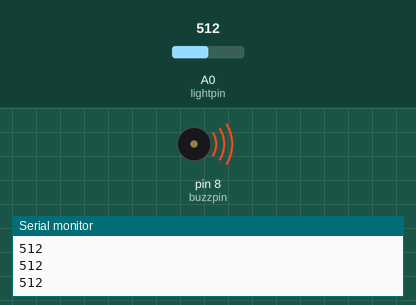
Simulated run of this sketch. Board: Arduino Uno, built with avr-gcc and run on an emulated ATmega328P. Parts: buzzer (waves = sounding), the last lines printed to the serial monitor. The test bench sets the inputs (shaded band); at power-on: A0 (lightpin) = 512.

Above: at 1.2 s.
1.3 s: A0 (lightpin) set to 86
At 1.8 s:
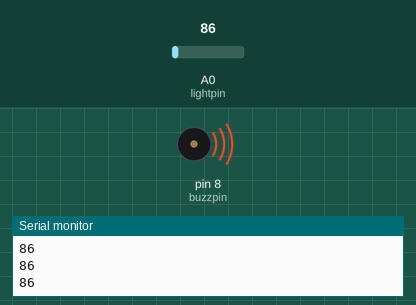
2.8 s: A0 (lightpin) set to 73
At 4.2 s:
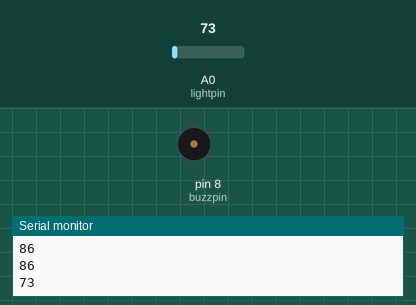
Timing chart, 0 to 5.8 s (numbered marks = the images above; inputs shaded):
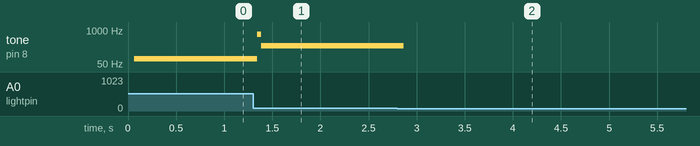

Measured:
- the behaviour switches between 78 and 77 on A0 (lightpin) (found by bisection; images 1 and 2)
- after the input at 1.3 s, tone on pin 8 (buzzpin): 81 Hz → 673 Hz after 0.05 s, → 255 Hz 0.04 s later
- after the input at 2.8 s, tone on pin 8 (buzzpin): 255 Hz → silent after 0.07 s

The sketch:

sketch_mar26a.ino
```cpp
int lightpin= A0;
int buzzpin = 8;
int lightval;
int delaytime;
void setup(){
pinMode(lightpin,INPUT);
pinMode(buzzpin,OUTPUT);
Serial.begin(9600);

}
void loop(){
  lightval = analogRead(lightpin);
  delaytime =(9.0/550.)*lightval-(9.*200./550.)+1.0;
  Serial.println(lightval);
  digitalWrite(buzzpin,HIGH);
  delay(delaytime);
  digitalWrite(buzzpin,LOW);
  delay(delaytime);
}
```
